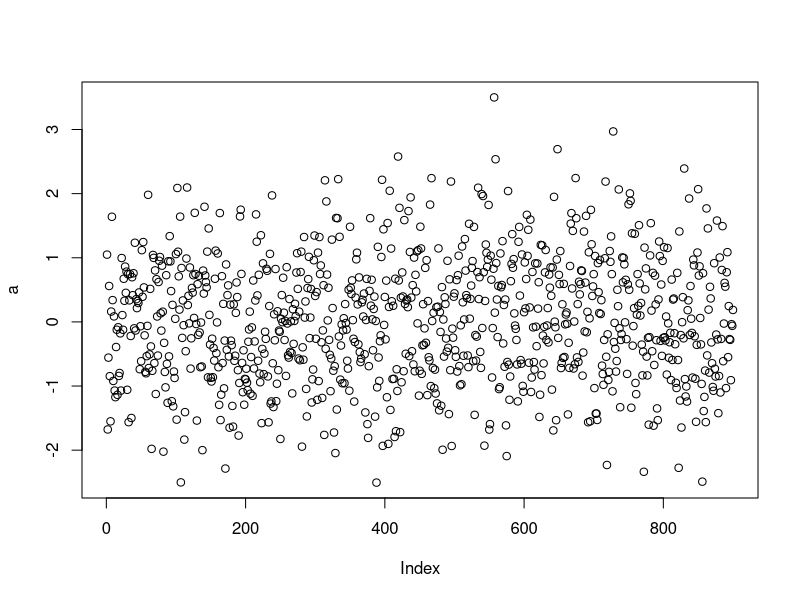

Write the R code that produced this figure.
## ---- chunk 1
a<-rnorm (900)
plot (a)


